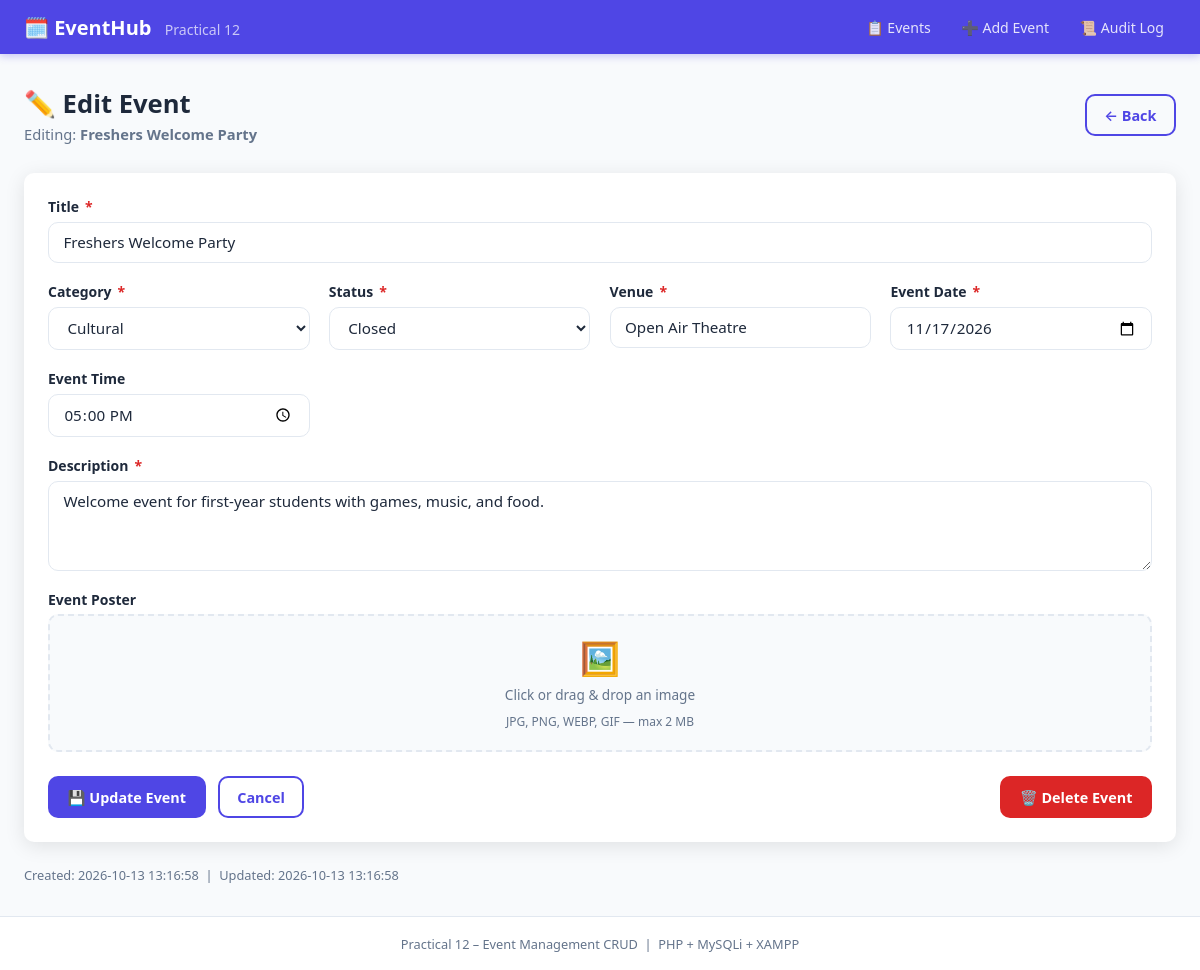
Page /edit.php?id=17 on the committed database.
### tables this page shows
CREATE TABLE events (
    id           INT UNSIGNED  NOT NULL AUTO_INCREMENT,
    title        VARCHAR(200)  NOT NULL,
    description  TEXT          NOT NULL,
    category     VARCHAR(80)   NOT NULL DEFAULT 'General',
    venue        VARCHAR(200)  NOT NULL DEFAULT '',
    event_date   DATE          NOT NULL,
    event_time   TIME          NULL,
    status       ENUM('open','closed','cancelled') NOT NULL DEFAULT 'open',
    poster       VARCHAR(255)  NULL DEFAULT NULL,    
    created_at   TIMESTAMP     NOT NULL DEFAULT CURRENT_TIMESTAMP,
    updated_at   TIMESTAMP     NOT NULL DEFAULT CURRENT_TIMESTAMP ON UPDATE CURRENT_TIMESTAMP,
    PRIMARY KEY (id),
    INDEX idx_category   (category),
    INDEX idx_status     (status),
    INDEX idx_event_date (event_date)
);

### edit.php (the view, shortened to what this page needs)
<?php
$db = get_db();
$id = intval($_GET['id'] ?? 0);
$stmt = $db->prepare("SELECT * FROM events WHERE id = ?");
$stmt->bind_param('i', $id);
$stmt->execute();
$event = $stmt->get_result()->fetch_assoc();
$errors = [];
$old    = $event;
?>
<!DOCTYPE html>
<html lang="en">
<head>
  <link rel="stylesheet" href="style.css">
</head>
<body>
<header>
  <nav class="navbar">
    <a href="index.php" class="logo">🗓️ EventHub <span>Practical 12</span></a>
    <ul class="nav-links">
      <li><a href="index.php">📋 Events</a></li>
      <li><a href="add.php">➕ Add Event</a></li>
      <li><a href="audit.php">📜 Audit Log</a></li>
    </ul>
  </nav>
</header>
<main>
  <div class="page-header">
    <div><h1>✏️ Edit Event</h1>
    <p>Editing: <strong><?= htmlspecialchars($event['title']) ?></strong></p></div>
    <a href="index.php" class="btn btn-outline">← Back</a>
  </div>
  <div class="card">
    <form method="POST" enctype="multipart/form-data" novalidate>
      <div class="form-grid">
        <div class="form-group" style="grid-column:1/-1">
          <label>Title <span class="required">*</span></label>
          <input type="text" name="title" maxlength="200"
                 value="<?= htmlspecialchars($old['title']) ?>"
                 style="<?= isset($errors['title'])?'border-color:var(--danger)':''?>">
        </div>
        <div class="form-group">
          <label>Category <span class="required">*</span></label>
          <select name="category" style="<?= isset($errors['category'])?'border-color:var(--danger)':''?>">
            <?php foreach (CATEGORIES as $c): ?>
              <option value="<?= $c ?>" <?= $old['category']===$c?'selected':''?>><?= $c ?></option>
            <?php endforeach; ?>
          </select>
        </div>
        <div class="form-group">
          <label>Status <span class="required">*</span></label>
          <select name="status">
            <option value="closed"    <?= $old['status']==='closed'   ?'selected':''?>>Closed</option>
          </select>
        </div>
        <div class="form-group">
          <label>Venue <span class="required">*</span></label>
          <input type="text" name="venue" maxlength="200"
                 value="<?= htmlspecialchars($old['venue']) ?>"
                 style="<?= isset($errors['venue'])?'border-color:var(--danger)':''?>">
        </div>
        <div class="form-group">
          <label>Event Date <span class="required">*</span></label>
          <input type="date" name="event_date" value="<?= htmlspecialchars($old['event_date']) ?>"
                 style="<?= isset($errors['event_date'])?'border-color:var(--danger)':''?>">
        </div>
        <div class="form-group">
          <label>Event Time</label>
          <input type="time" name="event_time" value="<?= htmlspecialchars($old['event_time'] ?? '') ?>">
        </div>
        <div class="form-group" style="grid-column:1/-1">
          <label>Description <span class="required">*</span></label>
          <textarea name="description" maxlength="2000"
                    style="<?= isset($errors['description'])?'border-color:var(--danger)':''?>"><?= htmlspecialchars($old['description']) ?></textarea>
        </div>
        <div class="form-group" style="grid-column:1/-1">
          <label>Event Poster</label>
          <div class="upload-zone" id="uploadZone" onclick="document.getElementById('posterInput').click()">
            <span class="uz-icon">🖼️</span>
            <p><?= $event['poster'] ? 'Upload new poster (replaces current)' : 'Click or drag & drop an image' ?></p>
            <small>JPG, PNG, WEBP, GIF — max 2 MB</small>
          </div>
        </div>
      </div>
      <div class="form-actions">
        <button type="submit" class="btn btn-primary">💾 Update Event</button>
        <a href="index.php" class="btn btn-outline">Cancel</a>
        <button type="button" class="btn btn-danger" style="margin-left:auto"
          onclick="confirmDel(<?= $id ?>,'<?= htmlspecialchars(addslashes($event['title']),ENT_QUOTES) ?>')">
          🗑️ Delete Event
        </button>
      </div>
    </form>
  </div>
  <p style="color:var(--muted);font-size:.8rem">Created: <?= $event['created_at'] ?> &nbsp;|&nbsp; Updated: <?= $event['updated_at'] ?></p>
</main>
<footer class="site-footer">Practical 12 – Event Management CRUD &nbsp;|&nbsp; PHP + MySQLi + XAMPP</footer>
</body>
</html>

### style.css (style rules this page uses)
:root { --primary: #4f46e5; --primary-h: #4338ca; --success: #16a34a; --danger: #dc2626; --warning: #d97706; --info: #0284c7; --border: #e2e8f0; --bg: #f8fafc; --card-bg: #ffffff; --dark: #1e293b; --muted: #64748b; --radius: 10px; --font: 'Segoe UI', system-ui, -apple-system, sans-serif; --shadow: 0 4px 20px rgba(0,0,0,.10); --transition: .2s ease; }
*, *::before, *::after { box-sizing: border-box; margin: 0; padding: 0; }
body { font-family: var(--font); background: var(--bg); color: var(--dark); min-height: 100vh; display: flex; flex-direction: column; }
a { color: var(--primary); text-decoration: none; }
header { background: var(--primary); color: #fff; box-shadow: 0 2px 8px rgba(79,70,229,.3); position: sticky; top: 0; z-index: 100; }
.navbar { max-width: 1200px; margin: 0 auto; padding: .85rem 1.5rem; display: flex; align-items: center; justify-content: space-between; gap: 1rem; flex-wrap: wrap; }
.logo { color: #fff; font-weight: 700; font-size: 1.25rem; text-decoration: none; }
.logo span { opacity: .7; font-weight: 400; font-size: .88rem; margin-left: .5rem; }
.nav-links { list-style: none; display: flex; gap: .4rem; flex-wrap: wrap; }
.nav-links a { color: rgba(255,255,255,.85); font-size: .88rem; font-weight: 500; padding: .4rem .75rem; border-radius: 6px; transition: background var(--transition); }
main { flex: 1; max-width: 1200px; margin: 0 auto; padding: 2rem 1.5rem; width: 100%; }
.page-header { display: flex; align-items: center; justify-content: space-between; flex-wrap: wrap; gap: 1rem; margin-bottom: 1.8rem; }
.page-header h1 { font-size: 1.6rem; }
.page-header p { color: var(--muted); margin-top: .2rem; font-size: .92rem; }
.card { background: var(--card-bg); border-radius: var(--radius); box-shadow: var(--shadow); padding: 1.5rem; margin-bottom: 1.5rem; }
.btn { display: inline-flex; align-items: center; justify-content: center; gap: .4rem; padding: .6rem 1.1rem; border-radius: var(--radius); font-size: .9rem; font-weight: 600; font-family: var(--font); cursor: pointer; border: 2px solid transparent; transition: background var(--transition), color var(--transition); text-decoration: none; white-space: nowrap; }
.btn-primary { background: var(--primary); color: #fff; }
.btn-danger { background: var(--danger); color: #fff; }
.btn-outline { background: transparent; color: var(--primary); border-color: var(--primary); }
.form-grid { display: grid; grid-template-columns: repeat(auto-fit, minmax(260px,1fr)); gap: 1.2rem; }
.form-group { display: flex; flex-direction: column; gap: .35rem; }
.form-group label { font-size: .875rem; font-weight: 600; color: var(--dark); }
.form-group input, .form-group select, .form-group textarea { padding: .6rem .9rem; border: 1.5px solid var(--border); border-radius: var(--radius); font-size: .95rem; font-family: var(--font); background: #fff; color: var(--dark); transition: border-color var(--transition), box-shadow var(--transition); }
.form-group textarea { resize: vertical; min-height: 90px; }
.form-actions { display: flex; gap: .75rem; flex-wrap: wrap; margin-top: 1.5rem; }
.required { color: var(--danger); margin-left: .15rem; }
.upload-zone { border: 2px dashed var(--border); border-radius: var(--radius); padding: 1.2rem; text-align: center; cursor: pointer; transition: border-color var(--transition); background: var(--bg); }
.upload-zone .uz-icon { font-size: 2rem; display: block; margin-bottom: .4rem; }
.upload-zone p { font-size: .85rem; color: var(--muted); margin-bottom: .3rem; }
.upload-zone small { font-size: .75rem; color: var(--muted); }
.site-footer { text-align: center; padding: 1.1rem; font-size: .8rem; color: var(--muted); border-top: 1px solid var(--border); background: var(--card-bg); margin-top: auto; }

### rows in the picture
events: title "Freshers Welcome Party", category "Cultural", status "Closed", venue "Open Air Theatre", event_date "11/17/2026", event_time "17:00:00", description "Welcome event for first-year students with games, music, and food.", created_at "2026-10-13 13:16:58", updated_at "2026-10-13 13:16:58"
